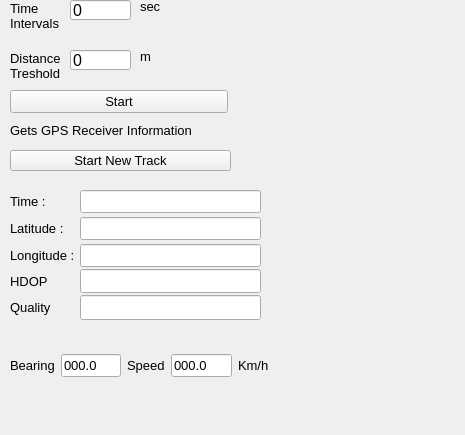
<?xml version="1.0" encoding="UTF-8"?>
<ui version="4.0">
 <class>DockWidget</class>
 <widget class="QDockWidget" name="DockWidget">
  <property name="geometry">
   <rect>
    <x>0</x>
    <y>0</y>
    <width>465</width>
    <height>435</height>
   </rect>
  </property>
  <property name="font">
   <font>
    <pointsize>12</pointsize>
   </font>
  </property>
  <property name="windowTitle">
   <string>beeGPS</string>
  </property>
  <widget class="QWidget" name="dockWidgetContents">
   <widget class="QPushButton" name="btnStart">
    <property name="geometry">
     <rect>
      <x>10</x>
      <y>90</y>
      <width>218</width>
      <height>23</height>
     </rect>
    </property>
    <property name="font">
     <font>
      <pointsize>10</pointsize>
     </font>
    </property>
    <property name="text">
     <string>Start</string>
    </property>
   </widget>
   <widget class="QLabel" name="gpsInformation">
    <property name="geometry">
     <rect>
      <x>10</x>
      <y>120</y>
      <width>261</width>
      <height>21</height>
     </rect>
    </property>
    <property name="font">
     <font>
      <pointsize>10</pointsize>
     </font>
    </property>
    <property name="toolTip">
     <string>Container to Hold Information about connection to GPS Receiver</string>
    </property>
    <property name="whatsThis">
     <string>Container to Hold Information about connection to GPS Receiver</string>
    </property>
    <property name="text">
     <string>Gets GPS Receiver Information</string>
    </property>
   </widget>
   <widget class="QWidget" name="layoutWidget">
    <property name="geometry">
     <rect>
      <x>10</x>
      <y>190</y>
      <width>251</width>
      <height>130</height>
     </rect>
    </property>
    <layout class="QGridLayout" name="gridLayout_2">
     <property name="sizeConstraint">
      <enum>QLayout::SetNoConstraint</enum>
     </property>
     <property name="spacing">
      <number>2</number>
     </property>
     <item row="0" column="0">
      <widget class="QLabel" name="label_4">
       <property name="sizePolicy">
        <sizepolicy hsizetype="Fixed" vsizetype="Preferred">
         <horstretch>0</horstretch>
         <verstretch>0</verstretch>
        </sizepolicy>
       </property>
       <property name="font">
        <font>
         <pointsize>10</pointsize>
        </font>
       </property>
       <property name="text">
        <string>Time : </string>
       </property>
      </widget>
     </item>
     <item row="4" column="0">
      <widget class="QLabel" name="label_2">
       <property name="sizePolicy">
        <sizepolicy hsizetype="Fixed" vsizetype="Preferred">
         <horstretch>0</horstretch>
         <verstretch>0</verstretch>
        </sizepolicy>
       </property>
       <property name="font">
        <font>
         <pointsize>10</pointsize>
        </font>
       </property>
       <property name="text">
        <string>Longitude : </string>
       </property>
      </widget>
     </item>
     <item row="1" column="0" rowspan="3">
      <widget class="QLabel" name="label">
       <property name="sizePolicy">
        <sizepolicy hsizetype="Fixed" vsizetype="Preferred">
         <horstretch>0</horstretch>
         <verstretch>0</verstretch>
        </sizepolicy>
       </property>
       <property name="font">
        <font>
         <pointsize>10</pointsize>
        </font>
       </property>
       <property name="text">
        <string>Latitude : </string>
       </property>
      </widget>
     </item>
     <item row="2" column="1">
      <widget class="QLineEdit" name="lat">
       <property name="font">
        <font>
         <pointsize>10</pointsize>
        </font>
       </property>
       <property name="readOnly">
        <bool>true</bool>
       </property>
      </widget>
     </item>
     <item row="4" column="1">
      <widget class="QLineEdit" name="lon">
       <property name="font">
        <font>
         <pointsize>10</pointsize>
        </font>
       </property>
       <property name="readOnly">
        <bool>true</bool>
       </property>
      </widget>
     </item>
     <item row="5" column="1">
      <widget class="QLineEdit" name="lineHDOP"/>
     </item>
     <item row="0" column="1">
      <widget class="QLineEdit" name="date">
       <property name="font">
        <font>
         <pointsize>10</pointsize>
        </font>
       </property>
       <property name="toolTip">
        <string>GMT</string>
       </property>
       <property name="readOnly">
        <bool>true</bool>
       </property>
      </widget>
     </item>
     <item row="6" column="1">
      <widget class="QLineEdit" name="lineQuality"/>
     </item>
     <item row="5" column="0">
      <widget class="QLabel" name="label_12">
       <property name="font">
        <font>
         <pointsize>10</pointsize>
        </font>
       </property>
       <property name="text">
        <string>HDOP</string>
       </property>
      </widget>
     </item>
     <item row="6" column="0">
      <widget class="QLabel" name="label_13">
       <property name="font">
        <font>
         <pointsize>10</pointsize>
        </font>
       </property>
       <property name="text">
        <string>Quality</string>
       </property>
      </widget>
     </item>
    </layout>
   </widget>
   <widget class="QWidget" name="layoutWidget">
    <property name="geometry">
     <rect>
      <x>10</x>
      <y>350</y>
      <width>259</width>
      <height>31</height>
     </rect>
    </property>
    <layout class="QHBoxLayout" name="horizontalLayout">
     <item>
      <widget class="QLabel" name="label_3">
       <property name="font">
        <font>
         <pointsize>10</pointsize>
        </font>
       </property>
       <property name="text">
        <string>Bearing</string>
       </property>
      </widget>
     </item>
     <item>
      <spacer name="horizontalSpacer">
       <property name="orientation">
        <enum>Qt::Horizontal</enum>
       </property>
       <property name="sizeHint" stdset="0">
        <size>
         <width>13</width>
         <height>18</height>
        </size>
       </property>
      </spacer>
     </item>
     <item>
      <widget class="QLineEdit" name="lineBearing">
       <property name="sizePolicy">
        <sizepolicy hsizetype="Expanding" vsizetype="Fixed">
         <horstretch>0</horstretch>
         <verstretch>3</verstretch>
        </sizepolicy>
       </property>
       <property name="minimumSize">
        <size>
         <width>0</width>
         <height>8</height>
        </size>
       </property>
       <property name="baseSize">
        <size>
         <width>0</width>
         <height>8</height>
        </size>
       </property>
       <property name="font">
        <font>
         <pointsize>10</pointsize>
        </font>
       </property>
       <property name="text">
        <string>000.0</string>
       </property>
      </widget>
     </item>
     <item>
      <widget class="QLabel" name="label_5">
       <property name="font">
        <font>
         <pointsize>10</pointsize>
        </font>
       </property>
       <property name="text">
        <string>Speed</string>
       </property>
      </widget>
     </item>
     <item>
      <widget class="QLineEdit" name="lineSpeed">
       <property name="font">
        <font>
         <pointsize>10</pointsize>
        </font>
       </property>
       <property name="text">
        <string>000.0</string>
       </property>
      </widget>
     </item>
     <item>
      <widget class="QLabel" name="labelSpeedUnits">
       <property name="font">
        <font>
         <pointsize>10</pointsize>
        </font>
       </property>
       <property name="text">
        <string>Km/h</string>
       </property>
      </widget>
     </item>
    </layout>
   </widget>
   <widget class="QPushButton" name="btnStartNewTrack">
    <property name="geometry">
     <rect>
      <x>10</x>
      <y>150</y>
      <width>221</width>
      <height>21</height>
     </rect>
    </property>
    <property name="font">
     <font>
      <pointsize>10</pointsize>
     </font>
    </property>
    <property name="text">
     <string>Start New Track</string>
    </property>
   </widget>
   <widget class="QLineEdit" name="lineTreshold">
    <property name="geometry">
     <rect>
      <x>70</x>
      <y>50</y>
      <width>61</width>
      <height>20</height>
     </rect>
    </property>
    <property name="text">
     <string>0</string>
    </property>
   </widget>
   <widget class="QLabel" name="label_7">
    <property name="geometry">
     <rect>
      <x>10</x>
      <y>50</y>
      <width>51</width>
      <height>31</height>
     </rect>
    </property>
    <property name="font">
     <font>
      <pointsize>10</pointsize>
     </font>
    </property>
    <property name="text">
     <string>Distance 
Treshold</string>
    </property>
   </widget>
   <widget class="QLineEdit" name="lineTimeIntervals">
    <property name="geometry">
     <rect>
      <x>70</x>
      <y>0</y>
      <width>61</width>
      <height>20</height>
     </rect>
    </property>
    <property name="text">
     <string>0</string>
    </property>
   </widget>
   <widget class="QLabel" name="label_8">
    <property name="geometry">
     <rect>
      <x>10</x>
      <y>0</y>
      <width>51</width>
      <height>31</height>
     </rect>
    </property>
    <property name="font">
     <font>
      <pointsize>10</pointsize>
     </font>
    </property>
    <property name="text">
     <string>Time 
Intervals</string>
    </property>
   </widget>
   <widget class="QLabel" name="label_10">
    <property name="geometry">
     <rect>
      <x>140</x>
      <y>0</y>
      <width>46</width>
      <height>13</height>
     </rect>
    </property>
    <property name="font">
     <font>
      <pointsize>10</pointsize>
     </font>
    </property>
    <property name="text">
     <string>sec</string>
    </property>
   </widget>
   <widget class="QLabel" name="label_11">
    <property name="geometry">
     <rect>
      <x>140</x>
      <y>50</y>
      <width>46</width>
      <height>13</height>
     </rect>
    </property>
    <property name="font">
     <font>
      <pointsize>10</pointsize>
     </font>
    </property>
    <property name="text">
     <string>m</string>
    </property>
   </widget>
  </widget>
 </widget>
 <resources/>
 <connections/>
</ui>
